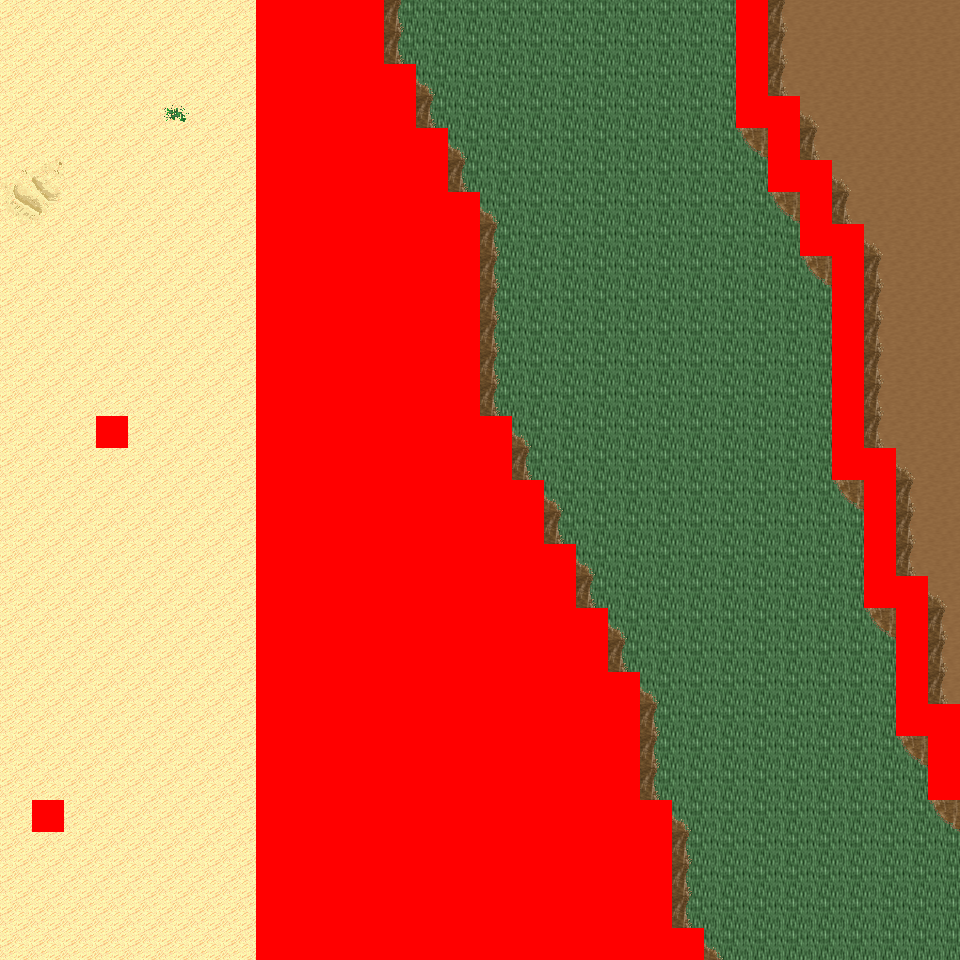

Below is a game level as drawn by its tile map, then a one-line description and the .tmx that defines it (tile-layer data replaced by summaries):
An orthogonal 30x30 tile map with 32x32 px tiles, 6 tile layers (Ground, Object, Object2, Above, ...), 14 tilesets and 6 objects (6x mapExit).

<map version="1.0" orientation="orthogonal" renderorder="right-down" width="30" height="30" tilewidth="32" tileheight="32" nextobjectid="7">
  <tileset firstgid="1" name="tileset_logic_collision" tilewidth="32" tileheight="32" tilecount="1" columns="1">
    <image source="../drawable/tileset_logic_collision.png" width="32" height="32" />
  </tileset>
  <tileset firstgid="2" name="tileset_ground_ground" tilewidth="32" tileheight="32" tilecount="33" columns="3">
    <image source="../drawable/tileset_ground_ground.png" width="96" height="352" />
  </tileset>
  <tileset firstgid="35" name="tileset_ground_ridge_earth_pale" tilewidth="32" tileheight="32" tilecount="96" columns="12">
    <image source="../drawable/tileset_ground_ridge_earth_pale.png" width="384" height="256" />
  </tileset>
  <tileset firstgid="131" name="tileset_ground_ridge_earth_dark" tilewidth="32" tileheight="32" tilecount="96" columns="12">
    <image source="../drawable/tileset_ground_ridge_earth_dark.png" width="384" height="256" />
  </tileset>
  <tileset firstgid="227" name="tileset_terrain_desert" tilewidth="32" tileheight="32" tilecount="88" columns="8">
    <image source="../drawable/tileset_terrain_desert.png" width="256" height="352" />
  </tileset>
  <tileset firstgid="315" name="tileset_plant_tree_tree_darkgreen" tilewidth="32" tileheight="32" tilecount="88" columns="8">
    <image source="../drawable/tileset_plant_tree_tree_darkgreen.png" width="256" height="352" />
  </tileset>
  <tileset firstgid="403" name="tileset_building_tan_building" tilewidth="32" tileheight="32" tilecount="24" columns="4">
    <image source="../drawable/tileset_building_tan_building.png" width="128" height="192" />
  </tileset>
  <tileset firstgid="427" name="tileset_plant_cactus_2" tilewidth="32" tileheight="32" tilecount="10" columns="5">
    <image source="../drawable/tileset_plant_cactus_2.png" width="160" height="64" />
  </tileset>
  <tileset firstgid="437" name="tileset_ground_sand_2" tilewidth="32" tileheight="32" tilecount="15" columns="5">
    <image source="../drawable/tileset_ground_sand_2.png" width="160" height="96" />
  </tileset>
  <tileset firstgid="452" name="tileset_object_stone_well" tilewidth="32" tileheight="32" tilecount="6" columns="2">
    <image source="../drawable/tileset_object_stone_well.png" width="64" height="96" />
  </tileset>
  <tileset firstgid="458" name="tileset_plant_tree_banana_tree" tilewidth="32" tileheight="32" tilecount="40" columns="4">
    <image source="../drawable/tileset_plant_tree_banana_tree.png" width="128" height="320" />
  </tileset>
  <tileset firstgid="498" name="tileset_ground_sand_edges" tilewidth="32" tileheight="32" tilecount="15" columns="5">
    <image source="../drawable/tileset_ground_sand_edges.png" width="160" height="96" />
  </tileset>
  <tileset firstgid="513" name="tileset_building_window_window_centered" tilewidth="32" tileheight="32" tilecount="1" columns="1">
    <image source="../drawable/tileset_building_window_window_centered.png" width="32" height="32" />
  </tileset>
  <tileset firstgid="514" name="tileset_building_door_closed" tilewidth="32" tileheight="32" tilecount="1" columns="1">
    <image source="../drawable/tileset_building_door_closed.png" width="32" height="32" />
  </tileset>
  <layer name="Ground" width="30" height="30">
    <data>[900 cells, 900 non-empty, 10 distinct tile ids]</data>
  </layer>
  <layer name="Object" width="30" height="30">
    <data>[900 cells, 194 non-empty, 22 distinct tile ids]</data>
  </layer>
  <layer name="Object2" width="30" height="30">
    <data>[900 cells, 0 non-empty, 0 distinct tile ids]</data>
  </layer>
  <layer name="Above" width="30" height="30">
    <data>[900 cells, 141 non-empty, 22 distinct tile ids]</data>
  </layer>
  <layer name="Above2" width="30" height="30">
    <data>[900 cells, 0 non-empty, 0 distinct tile ids]</data>
  </layer>
  <layer name="Walkable" width="30" height="30">
    <data>[900 cells, 302 non-empty, 1 distinct tile ids]</data>
  </layer>
  <objectgroup name="MapEvents">
    <object id="1" name="north" type="mapExit" x="0" y="0" width="256" height="32">
      <properties>
        <property name="map" value="level_0_x4_y145" />
        <property name="x" value="0" />
        <property name="y" value="28" />
      </properties>
    </object>
    <object id="2" name="north2" type="mapExit" x="384" y="0" width="352" height="32">
      <properties>
        <property name="map" value="level_0_x4_y145" />
        <property name="x" value="12" />
        <property name="y" value="28" />
      </properties>
    </object>
    <object id="3" name="north3" type="mapExit" x="768" y="0" width="192" height="32">
      <properties>
        <property name="map" value="level_0_x4_y145" />
        <property name="x" value="24" />
        <property name="y" value="28" />
      </properties>
    </object>
    <object id="4" name="south" type="mapExit" x="0" y="928" width="256" height="32">
      <properties>
        <property name="map" value="level_0_x4_y147" />
        <property name="x" value="0" />
        <property name="y" value="1" />
      </properties>
    </object>
    <object id="5" name="south2" type="mapExit" x="704" y="928" width="256" height="32">
      <properties>
        <property name="map" value="level_0_x4_y147" />
        <property name="x" value="22" />
        <property name="y" value="1" />
      </properties>
    </object>
    <object id="6" name="west" type="mapExit" x="0" y="0" width="32" height="960">
      <properties>
        <property name="map" value="level_0_x3_y146" />
        <property name="x" value="28" />
        <property name="y" value="0" />
      </properties>
    </object>
  </objectgroup>
</map>
